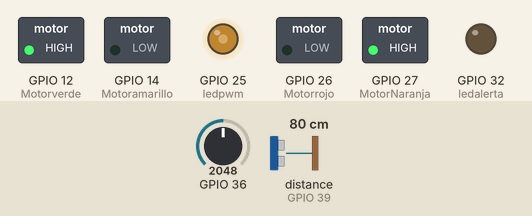
Recording of a sketch running on a simulated ESP32. Parts: switched loads named in the sketch (green lamp = pin HIGH), output pins drawn as LEDs (lit = HIGH). Wiring (inferred from the names in the program): ultrasonic range finder: trigger GPIO 33; echo GPIO 39. The inputs (shaded band) are chosen by the test bench; at power-on: distance to the obstacle (sensor on GPIO 39) 80 cm, GPIO 36 = 2048. The echo pulse lasts 58.3 µs per cm; random numbers use the default seed unless the sketch sets one; nothing arrives over Bluetooth unless stated; pins used as bus, display or sensor lines are not drawn.

Above: at 1.2 s.
1.3 s: distance to the obstacle (sensor on GPIO 39) set to 2 cm
At 1.65 s:
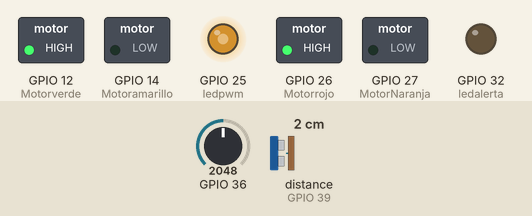
At 2.25 s:
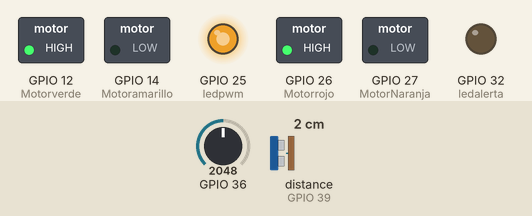
4.8 s: distance to the obstacle (sensor on GPIO 39) set to 28 cm
7.2 s: distance to the obstacle (sensor on GPIO 39) set to 34 cm
At 8.39 s:
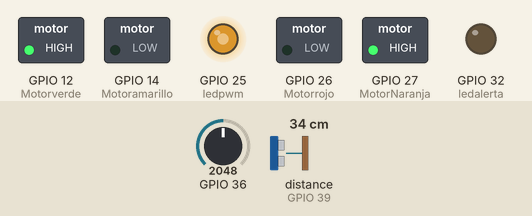
Timing chart, 0 to 61.5 s (numbered marks = the images above; inputs shaded):
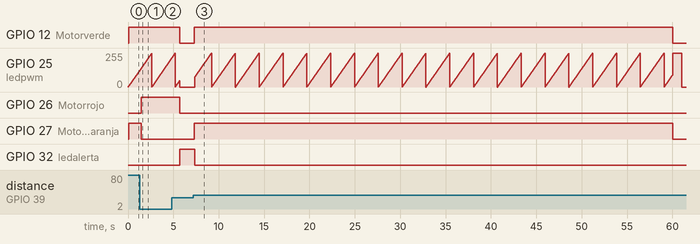

Measured:
- the behaviour switches between 31 and 32 cm on distance to the obstacle (sensor on GPIO 39) (found by bisection; images 2 and 3)
- after the input at 1.3 s, GPIO 26 (Motorrojo): LOW → HIGH after 0.17 s; GPIO 27 (MotorNaranja): HIGH → LOW after 0.17 s
- after the input at 7.2 s, GPIO 12 (Motorverde), GPIO 27 (MotorNaranja): LOW → HIGH after 0.13 s; GPIO 25 (ledpwm): ramps from 0/255 to 255/255 and jumps back, once every 2.6 s; GPIO 32 (ledalerta): HIGH → LOW after 0.16 s

The sketch:

CarroFinal.ino
```cpp
#if CONFIG_FREERTOS_UNICROE
static const BaseType_t app_cpu = 0;
#else
static const BaseType_t app_cpu = 1;
#endif

#include "BluetoothSerial.h"

static TaskHandle_t Motores = NULL; //Tarea Para el movimiento de motores y evación de paredes
static TaskHandle_t PWM = NULL; //Tarea simula el mecanismo de recolección de basura
static TaskHandle_t BT = NULL; //Tarea de bluetooth y simulador de nivel de batería
static TaskHandle_t Alerta = NULL; //Tarea de alerta si se atora
//-------------------------------------Pines de los motores
#define Motorrojo 26
#define MotorNaranja 27
#define Motoramarillo 14
#define Motorverde 12
//-------------------------------------Pines de los ledsitos
#define ledpwm 25
#define ledalerta 32
//-------------------------------------Pines Echo y Trigger del ultrasónico, definición de variables utilizadas por él.
const int Trigger = 33;
const int Echo = 39;
long t; //timepo que demora en llegar el eco
long d; //distancia en centimetros
//-------------------------------------Variables para el contador de tiempo límite
bool tiempoExpirado = false;
unsigned long tiempoLimite;
const unsigned long tiempoUso = 60000; //1 minuto
//-------------------------------------Variables para el contador para detectar si se atoró.
bool detenerPorTiempoExcedido = false;
unsigned long tiempoIntentoInicio = 0;
const unsigned long tiempoIntentoMaximo = 4000; // 2 segundos
//-------------------------------------Objeto BluetoothSerial para la comunicación Bluetooth
BluetoothSerial SerialBT;


//---------------------------------------------------------------Contar tiempecillo límite
void iniciarTemporizador() {
  tiempoLimite = millis() + tiempoUso;
}

// Función para verificar si el tiempo ha expirado
void verificarTiempo() {
  if (millis() > tiempoLimite) {
    tiempoExpirado = true;
  }
}
//---------------------------------------------------------------Modos de movimiento
void detenerMotores() {
  digitalWrite(Motorrojo, LOW);
  delayMicroseconds(2);
  digitalWrite(MotorNaranja, LOW);
  delayMicroseconds(2);
  digitalWrite(Motoramarillo, LOW);
  delayMicroseconds(2);
  digitalWrite(Motorverde, LOW);
}
void moverMotores() {
  digitalWrite(Motorrojo, HIGH);
  delayMicroseconds(2);
  digitalWrite(MotorNaranja, LOW);
  delayMicroseconds(2);
  digitalWrite(Motoramarillo, LOW);
  delayMicroseconds(2);
  digitalWrite(Motorverde, HIGH);
}
void avanzarMotores() {
  digitalWrite(Motorrojo, LOW);
  delayMicroseconds(2);
  digitalWrite(MotorNaranja, HIGH);
  delayMicroseconds(2);
  digitalWrite(Motoramarillo, LOW);
  delayMicroseconds(2);
  digitalWrite(Motorverde, HIGH);
}

//--------------------------------------TAREAS
//------------------------------------------Tarea 1 Motores y ultrasónico. Si se acaba el tiempo se detiene hasta reiniciar. Si se atora, se detiene hasta reacomodarlo.
void TareaMotores(void *parameter) {
while(1){
digitalWrite(Trigger, LOW);     //Medición del ultrasónico
delayMicroseconds(2);
digitalWrite(Trigger, HIGH);
delayMicroseconds(10);          //Pulso de 10us
digitalWrite(Trigger, LOW);
t = pulseIn(Echo, HIGH); //Ancho del pulso
d = t*0.034/2;        //Medición en cm.
delay(100);
//Lógica pa que no choque
  if(tiempoExpirado){
      detenerMotores();
  }else{
  if (d <= 31) {
        if (!detenerPorTiempoExcedido) {
          if (millis() - tiempoIntentoInicio >= tiempoIntentoMaximo) {
            detenerPorTiempoExcedido = true;
            detenerMotores();
          }
        }
        if (!detenerPorTiempoExcedido) {
          moverMotores();
          delay(random(500, 1000));
        }
      } else{
          tiempoIntentoInicio = millis();
          detenerPorTiempoExcedido = false;
              avanzarMotores();
   }
  }
 }
}
//---------------------------------------------------------------Tarea 2 PWM que simula recoger basura y parpadea cuando se acaba el tiempo de funcionamiento. Si el carro se atora, PWM=0.
void TareaPWM(void *parameter) {
const TickType_t xFrequency = 10;
int pwmvalor = 0;
iniciarTemporizador();
while(1){
  verificarTiempo();  // Verificar si el tiempo ha expirado, si sí, deja de moverse y parpadea el led
if (tiempoExpirado){
  while (tiempoExpirado) {
    analogWrite(ledpwm, 255);
    delay(1000);
    analogWrite(ledpwm, 0);
    delay(1000);
  }
}else{
  analogWrite(ledpwm, pwmvalor);
  pwmvalor += 1;
  if (pwmvalor > 255){
      pwmvalor = 0;}
  if (detenerPorTiempoExcedido) {//Si pasa demasiado tiempo atorado, el PWM tiene valor de 0.
    analogWrite(ledpwm, 0);
    delay(50);
    }
  vTaskDelay(pdMS_TO_TICKS(xFrequency));
   }
  }
 }
//---------------------------------------------------------------Tarea de comunicación serial bluetooth. Comunica el nivel de la batería, que es un potenciómetro.
 void TareaBT(void *parameter) {
 while(1){
   int Potenciometro = analogRead(36);
   int bateria = map(Potenciometro, 0, 4095, 0, 100);// Mapea el valor a un rango de 0 a 100
   SerialBT.print("bateria: ");
   SerialBT.println(bateria);
   vTaskDelay(pdMS_TO_TICKS(1000));
   }
}
//---------------------------------------------------------------Tarea de alerta si se atora. Enciende un led si está atorado, se apaga si no lo está.
 void AlertaPAPU(void *parameter) {
 while(1){
  if (detenerPorTiempoExcedido) {
    digitalWrite(ledalerta, HIGH);
    delay(50);
    }else{
    digitalWrite(ledalerta, LOW);
    delay(50);
    }
 }
}

void setup(){
pinMode(Motorrojo, OUTPUT); //Pin de motor izquierdo
pinMode(MotorNaranja, OUTPUT); //Pin de motor izquierdo
pinMode(Motoramarillo, OUTPUT); //Pin de motor derecho
pinMode(Motorverde, OUTPUT); //Pin de motor derecho
pinMode(ledpwm, OUTPUT); //Led del PWM
pinMode(ledalerta, OUTPUT); //Led de alerta
pinMode(Trigger, OUTPUT); //pin trigger del ultrasónico
pinMode(Echo, INPUT);  //pin echo del ultrasónico
digitalWrite(Trigger, LOW);//Trigger inicializado en 0.
SerialBT.begin("ESP32_BTSerial"); //Nombre bluetooth del ESP.

Serial.begin(9600);
  xTaskCreatePinnedToCore( //Tarea motores, nucleo 1
              TareaMotores,
              "TareaMotores",
              1024,
              NULL,
              1,
              &Motores,
              1);
  xTaskCreatePinnedToCore( //Tarea PWM, nucleo 1
              TareaPWM,
              "TareaPWM",
              1024,
              NULL,
              1,
              &PWM,
              1);
  xTaskCreatePinnedToCore( //Tarea bluetooth, nucleo 0
               TareaBT,
               "TareaBT",
               1024,
               NULL,
               1,
               &BT,
               0);
xTaskCreatePinnedToCore( //Tarea de alerta, nucleo 0
               AlertaPAPU,
               "AlertaPAPU",
               1024,
               NULL,
               1,
               &Alerta,
               0);
}
void loop(){
}
```
